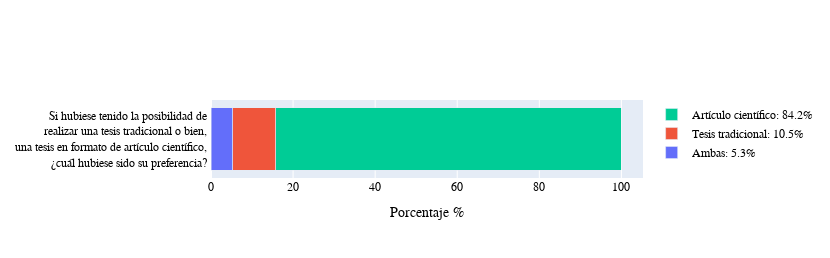

The notebook cell saved with this chart:
### Markdown cell above
## Opiniones sobre si hubiese tenido la posibilidad de realizar una tesis tradicional o bien, una tesis en formato de artículo científico
### ¿Cuál hubiese sido su preferencia?

### Code cell
path_file_sorted    = 'egresados_sorted_sin.xlsx'
resp_tesis(path_file_sorted)

### Figure 1 — Plotly figure (JSON) as saved in the notebook; plotly's stock layout.template omitted (floating-point values rounded to 4 significant figures)
{"data": [{"name": "Ambas: 5.3%", "orientation": "h", "type": "bar", "x": [5.3], "y": ["Si hubiese tenido la posibilidad de <br> realizar una tesis tradicional o bien, <br> una tesis en formato de artículo científico, <br> ¿cuál hubiese sido su preferencia? "]}, {"name": "Tesis tradicional: 10.5%", "orientation": "h", "type": "bar", "x": [10.5], "y": ["Si hubiese tenido la posibilidad de <br> realizar una tesis tradicional o bien, <br> una tesis en formato de artículo científico, <br> ¿cuál hubiese sido su preferencia? "]}, {"name": "Artículo científico: 84.2%", "orientation": "h", "type": "bar", "x": [84.2], "y": ["Si hubiese tenido la posibilidad de <br> realizar una tesis tradicional o bien, <br> una tesis en formato de artículo científico, <br> ¿cuál hubiese sido su preferencia? "]}], "layout": {"barmode": "stack", "font": {"color": "black", "family": "Rockwell", "size": 12}, "height": 258, "legend": {"title": {"font": {"color": "green"}}}, "title": {"font": {"color": "black", "family": "Rockwell", "size": 14}, "text": ""}, "width": 830, "xaxis": {"title": {"text": "Porcentaje %"}}}}
